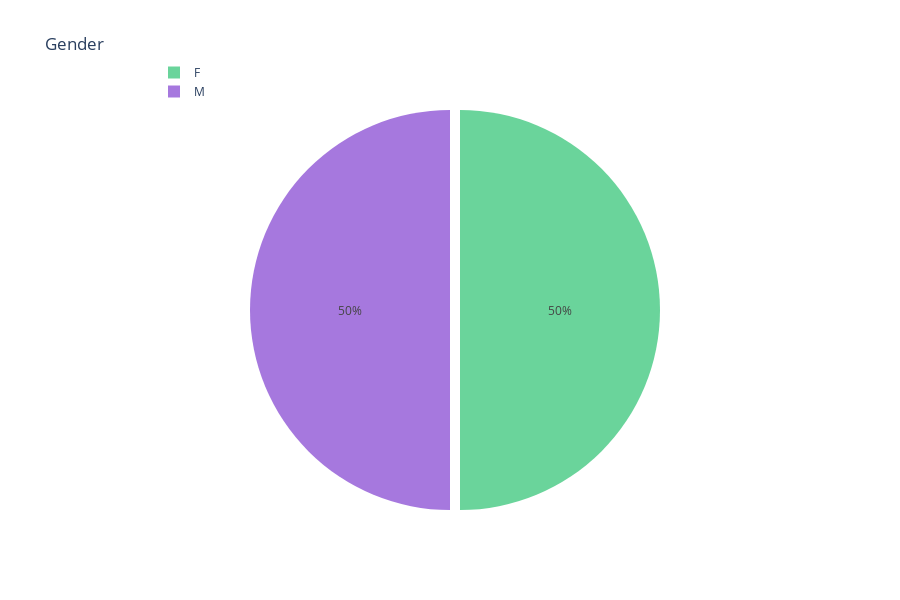

The cell this chart's notebook holds for it:
### Markdown cell above
<a href="https://colab.research.google.com/github/richardsoesantoe/tugas4_data_analytic/blob/main/Untitled0.ipynb" target="_parent"><img src="https://colab.research.google.com/assets/colab-badge.svg" alt="Open In Colab"/></a>

### Code cell
# This Python 3 environment comes with many helpful analytics libraries installed
# It is defined by the kaggle/python Docker image: https://github.com/kaggle/docker-python
# For example, here's several helpful packages to load

import numpy as np # linear algebra
import pandas as pd # data processing, CSV file I/O (e.g. pd.read_csv)

# Input data files are available in the read-only "../input/" directory
# For example, running this (by clicking run or pressing Shift+Enter) will list all files under the input directory

import os
for dirname, _, filenames in os.walk('/kaggle/input'):
    for filename in filenames:
        print(os.path.join(dirname, filename))

# You can write up to 20GB to the current directory (/kaggle/working/) that gets preserved as output when you create a version using "Save & Run All" 
# You can also write temporary files to /kaggle/temp/, but they won't be saved outside of the current session

import numpy as np
import pandas as pd
import matplotlib.pyplot as plt
import seaborn as sns

from pandas import plotting

#plotly 
import plotly.offline as py
import plotly.graph_objects as go
from plotly.offline import init_notebook_mode, iplot
from plotly import tools
init_notebook_mode(connected=True)
import plotly.figure_factory as ff
import plotly.express as px

from sklearn.preprocessing import StandardScaler

from sklearn.linear_model import LogisticRegression
from sklearn import preprocessing
from sklearn import neighbors
from sklearn.metrics import confusion_matrix,classification_report,precision_score, plot_roc_curve, plot_precision_recall_curve, balanced_accuracy_score
from sklearn.model_selection import train_test_split

import statsmodels.api as sm
import statsmodels.formula.api as smf
sns.set(style="whitegrid")

plt.style.use('fivethirtyeight')

import warnings

def fxn():
    warnings.warn("deprecated", DeprecationWarning)

with warnings.catch_warnings():
    warnings.simplefilter("ignore")
    fxn()

df=pd.read_csv('../content/sample_data/Transformed Data Set - Sheet1.csv')

df.head()

df.isnull().sum()

df.info()

#Fetch features of type Object
objFeatures = df.select_dtypes(include="object").columns
objFeatures


col = "Gender"
grouped = df[col].value_counts().sort_values(ascending=False).head(10).reset_index()
grouped = grouped.rename(columns = {col : "count", "index" : col})

## plot
trace = go.Pie(labels=grouped[col], values=grouped['count'], pull=[0.05, 0], marker=dict(colors=["#6ad49b", "#a678de"]))
layout = go.Layout(title="Gender", height=600, legend=dict(x=0.1, y=1.1))
fig = go.Figure(data = [trace], layout = layout)
iplot(fig)

### Figure 1 — Plotly figure (JSON) as saved in the notebook; plotly's stock layout.template omitted (floating-point values rounded to 4 significant figures)
{"data": [{"labels": ["F", "M"], "marker": {"colors": ["#6ad49b", "#a678de"]}, "pull": [0.05, 0], "values": [33, 33], "type": "pie"}], "layout": {"height": 600, "legend": {"x": 0.1, "y": 1.1}, "title": {"text": "Gender"}}}
